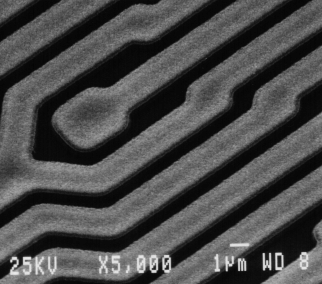
%> input picture TP03/CIRCUIT.TIF, 322 x 284 px
$ octave Ejer02.m   (GNU Octave 9; MATLAB toolbox functions it lacks are replaced by stand-ins)
%> lines starting %> are read from the running program, lines starting %| are printed output that depends on the picture
% Ejer02: filtrado para suavizar
clear all
close all

Resp=input('Nombre imagen: ','s');
%> the answer given: CIRCUIT.TIF
if isempty(Resp)
    return
end
I=imread(Resp);
%> I is the input picture: size 284x322 uint8; min 4, max 234, mean 74.9
% ker=ones(3)/9;

%%
% Ic=uint8(conv2(double(I),ker,'same'));
%
% figure,imshow([I Ic])
%
% figure,plot(0:255,I(127,:),0:255,Ic(127,:)),grid on
% legend('Original','conv2')


%%
ker=fspecial('average',3);
If=imfilter(I,ker);
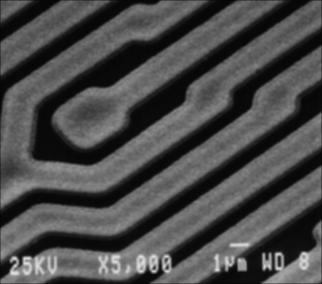
%> If: size 284x322 uint8; min 4, max 226, mean 74.6

figure,imshow([I If])
%> after `imshow([I If])`:
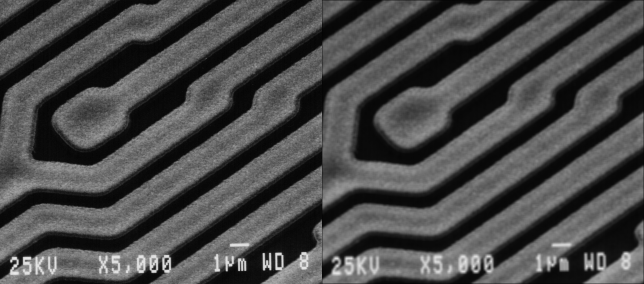
%> displayed picture: size 284x644, on the screen's scale of 0 to 255; min 4, max 234, mean 74.8

$ run again, on TP03/cameraman.tif
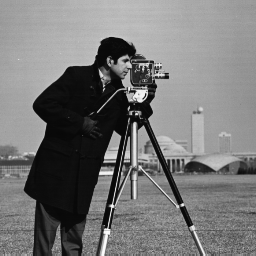
%> input picture TP03/cameraman.tif, 256 x 256 px
%> I is the input picture: size 256x256 uint8; min 7, max 253, mean 118.7
%> `If=imfilter(I,ker);`:
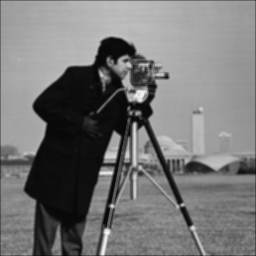
%> If: size 256x256 uint8; min 8, max 250, mean 118
%> `imshow([I If])`:
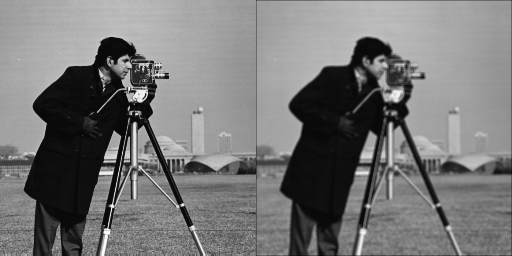
%> displayed picture: size 256x512, on the screen's scale of 0 to 255; min 7, max 253, mean 118.4
